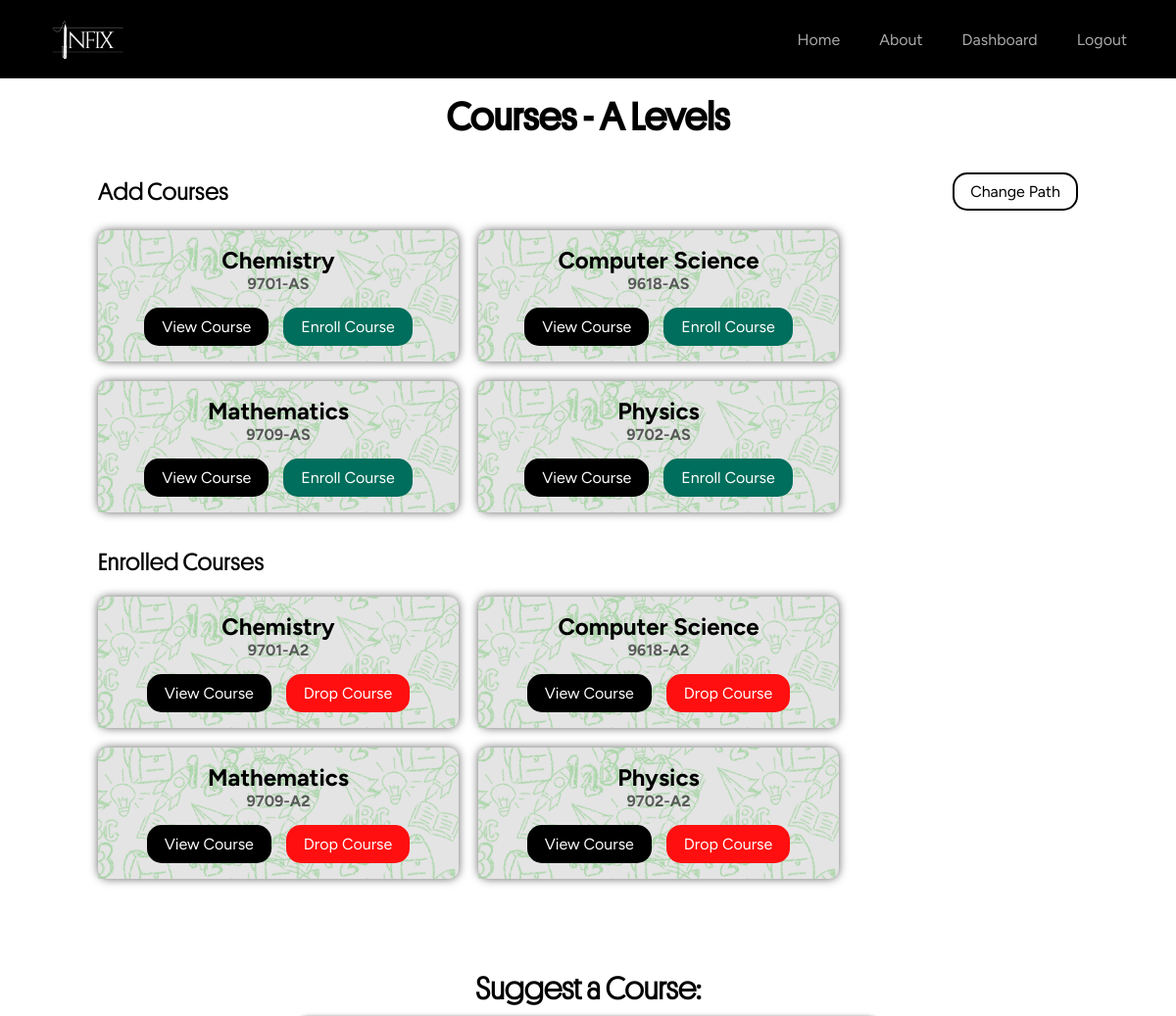
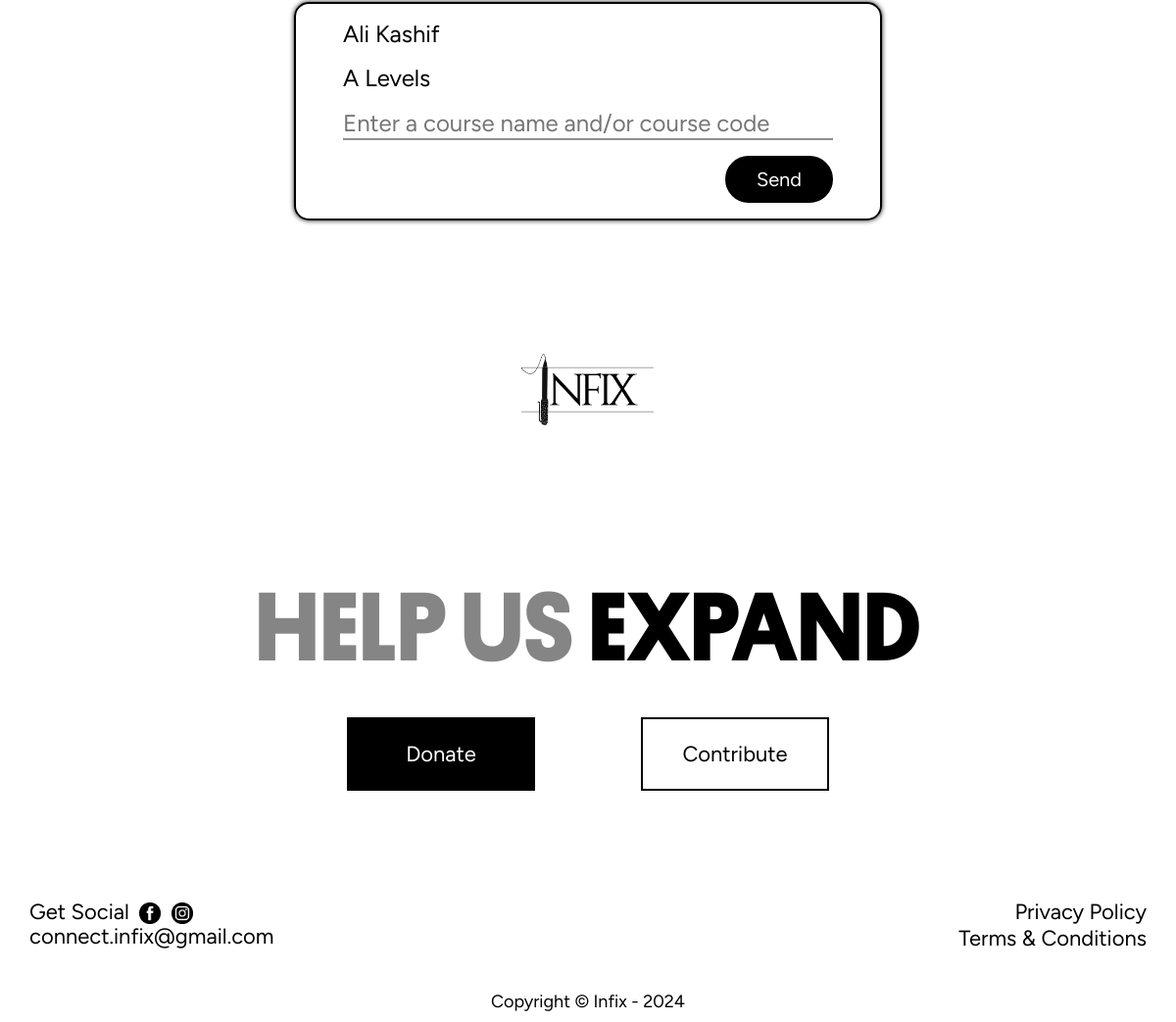
The page /courses (signed in) on the database its author committed (2 pictures, top to bottom).
### tables this page shows
CREATE TABLE paths (
    id INTEGER PRIMARY KEY AUTOINCREMENT,
    name TEXT NOT NULL UNIQUE
);

CREATE TABLE courses (
    id INTEGER PRIMARY KEY AUTOINCREMENT,
    path_id INTEGER NOT NULL,
    name TEXT NOT NULL,
    course_code INTEGER NOT NULL UNIQUE,
    FOREIGN KEY (path_id) REFERENCES paths(id) ON DELETE CASCADE
);

CREATE TABLE users (
    id INTEGER PRIMARY KEY AUTOINCREMENT,
    fullname TEXT NOT NULL,
    username TEXT NOT NULL UNIQUE,
    email TEXT NOT NULL UNIQUE,
    hash TEXT NOT NULL
, google_id TEXT);

### app.py (the view)
@app.route('/courses')
@login_required
def courses():
    user_id = session['user_id']
    result = db.execute("""
        SELECT paths.name AS user_path
        FROM paths
        JOIN user_paths ON paths.id = user_paths.path_id
        WHERE user_paths.user_id = ?
    """, user_id)
    if result:
        path = result[0]["user_path"]
    else:
        flash("Please select a path to view courses")
        return redirect("/selectpath")
    user_path_id = db.execute("SELECT path_id FROM user_paths WHERE user_id = ?", user_id)[0]["path_id"]
    enrolled_courses = db.execute("""
        SELECT courses.name, courses.course_code
        FROM courses
        JOIN user_courses ON courses.id = user_courses.course_id
        JOIN user_paths ON user_paths.user_id = user_courses.user_id
        WHERE user_courses.user_id = ?
        AND courses.path_id = user_paths.path_id
    """, user_id)
    enrolled = len(enrolled_courses) > 0
    other_courses = db.execute("""
        SELECT courses.name, courses.course_code
        FROM courses
        WHERE courses.id NOT IN (
            SELECT user_courses.course_id
            FROM user_courses
            WHERE user_courses.user_id = ?
        ) AND courses.path_id = ?
    """, user_id, user_path_id)
    to_add = len(other_courses) > 0
    user_name = db.execute("SELECT fullname FROM users WHERE id = ?", user_id)[0]['fullname']
    user_email = db.execute("SELECT email FROM users WHERE id = ?", user_id)[0]['email']
    return render_template('courses.html', enrolled_courses=enrolled_courses, other_courses=other_courses, path=path, enrolled = enrolled, to_add = to_add, user_name=user_name, user_email=user_email)

### app.py (called while the page is built)
@app.after_request
def after_request(response):
    response.headers["Cache-Control"] = "no-cache, no-store, must-revalidate"
    response.headers["Expires"] = "0"
    response.headers["Pragma"] = "no-cache"
    return response

### helpers.py (called while the page is built)
def login_required(f):
    @wraps(f)
    def decorated_function(*args, **kwargs):
        if session.get("user_id") is None:
            return redirect("/login")
        return f(*args, **kwargs)
    return decorated_function

### templates/courses.html (shortened to what this page needs)
{% extends 'base.html' %}
{% block styles %}
<link rel="stylesheet" href="{{ url_for('static', filename='css/courses.css') }}">
<link href="https://cdn.jsdelivr.net/npm/remixicon@4.3.0/fonts/remixicon.css" rel="stylesheet"/>
{% endblock %}
{% block HomeActive %}inactive{% endblock %}
{% block content %}
<div id="courses-container">
    <div class="header">
        <h1>Courses - <span class="path-name">{{ path }}</span></h1>
    </div>
    <div class="courses">
        {% if enrolled %}
        <div class="enrolled-courses">
            {% if to_add %}
                <div class="head">Enrolled Courses</div>
            {% else %}
                <div class="add-change">
                    <div class="head">Enrolled Courses</div>
                    <div class="change-path"><a href="/changepath"><button class="change">Change Path</button></a></div>
                </div>
            {% endif %}
            <div class="cards-container">
            {% for course in enrolled_courses %}
            <div class="course-card">
                <h3>{{ course.name }} <br> <div class="course-code">{{ course.course_code }}</div></h3>
                <div class="buttons">
                    <a href="/course/{{ course.course_code | replace(' ', '-') }}">
                        <button class="resume">View Course</button>
                    </a>
                    <a href="/dropcourseconfirmation/{{ course.course_code | replace(' ', '-') }}">
                        <button class="drop">Drop Course</button>
                    </a>
                </div>
                <div class="texture">
                    <img src="../static/images/card-bg.png" alt="">
                  </div>
            </div>
            {% endfor %}
            </div>
        </div>
        {% endif %}
        {% if to_add %}
        <div class="add-courses">
            <div class="add-change">
                <div class="head">Add Courses</div>
                <div class="change-path"><a href="/changepath"><button class="change">Change Path</button></a></div>
            </div>
            <div class="cards-container">
            {% for course in other_courses %}
            <div class="course-card">
                <h3>{{ course.name }} <br> <div class="course-code">{{ course.course_code }}</div></h3>
                <div class="buttons">
                    <a href="/course/{{ course.course_code | replace(' ', '-') }}">
                        <button class="view">View Course</button>
                    </a>
                    <a href="/enrollcourse/{{ course.course_code | replace(' ', '-') }}">
                        <button class="enroll">Enroll Course</button>
                    </a>
                </div>
                <div class="texture">
                    <img src="../static/images/card-bg.png" alt="">
                  </div>
            </div>
            {% endfor %}
            </div>
        </div>
        {% endif %}
    </div>
    <div class="course-input">
        <h1>Suggest a Course: </h1>
        <form method="post" action="/course-recommendation">
            <input type="text" id="name-input" value="{{user_name}}" name="name" readonly>
            <input type="text" id="path-input" value="{{path}}" name="path" readonly>
            <input type="text" id="message" rows = '2' placeholder="Enter a course name and/or course code" required name="course_name" >
            <button type="submit">Send</button>
        </form>
    </div>
</div>
{% endblock %}

### templates/base.html (shortened to what this page needs)
<html lang="en">
<head>
  <link rel="stylesheet" href="{{ url_for('static', filename='css/styles.css') }}">
  <link href="https://cdn.jsdelivr.net/npm/remixicon@4.3.0/fonts/remixicon.css" rel="stylesheet"/>
  {% block styles %}{% endblock %}
</head>
<body>
  {% block nav %}
  <div id="navbar">
    <div class="navbar-content">
      <a href="/" class="logo"><img src="{{ url_for('static', filename='images/White text, no bg.png') }}" alt="Infix Logo" class="infix-logo-nav"></a>
      <div class="nav">
        <ul class="nav-list">
          <li class="nav-item"><a href="/" class="nav-link" id="{% block HomeActive %}active{% endblock %}">Home</a></li>
          <li class="nav-item"><a href="#" class="nav-link" id="{% block AboutActive %}inactive{% endblock %}">About</a></li>
          {% if session.get('user_id') %}
          <li class="nav-item"><a href="/dashboard" class="nav-link" id="{% block DashboardActive %}inactive{% endblock %}">Dashboard</a></li>
            <li class="nav-item"><a href="/logout" class="nav-link">Logout</a></li>
          {% else %}
            <li class="nav-item"><a href="/signup" class="nav-link" id="{% block SignUpActive %}inactive{% endblock %}">Get Started</a></li>
            <li class="nav-item"><a href="/login" class="nav-link" id="{% block LogInActive %}inactive{% endblock %}">Log In</a></li>
          {% endif %}
        </ul>
      </div>
    </div>
  </div>
  {% endblock %}
  {% block content %}
  {% endblock %}
  {% block footer %}
  <div id="footer">
    <div class="infix-logo-top">
      <img src="{{ url_for('static', filename='images/Black text, no bg.png') }}" alt="Infix Logo Black" class="infix-logo">
    </div>
    <div class="help-us">
      <p class="help-us-expand"><span class="gray">HELP US</span> <span class="expand" style="color: black;">EXPAND</span></p>
      <div class="action-buttons">
        <div class="whitebgBtn-contrast donate"><a href="/">Donate</a></div>
        <div class="whitebgBtn contribute"><a href="/">Contribute</a></div>
      </div>
    </div>
    <div class="links">
      <div class="socials">
        <div class="get-social">
          <span class="social-text" style="color: black;">Get Social</span>
          <a href="https://www.facebook.com/infix"><img class="facebook-icon" src="{{ url_for('static', filename='images/Facebook Icon.png') }}" alt="Facebook Icon"></a>
          <a href="https://www.instagram.com/infix"><img class="instagram-icon" src="{{ url_for('static', filename='images/Instagram Icon.png') }}" alt="Instagram Icon"></a>
        </div>
        <p class="contact-email" style="color: black;">connect.infix@gmail.com</p>
      </div>
      <div class="other-links">
        <a href="/privacy" class="privacy-policy">Privacy Policy</a>
        <br>
        <a href="/terms" class="tAndc">Terms & Conditions</a>
      </div>
    </div>
  </div>
  <div class="copyright">Copyright © Infix - 2024</div>
  {% endblock %}
</body>
</html>

### static/css/styles.css (style rules this page uses)
html { scroll-behavior: smooth; font-family: "Figtree", sans-serif; }
* { margin: 0; padding: 0; transition: all ease 0.3s; }
body, html { overflow-x: hidden; }
#navbar { box-sizing: border-box; background-color: #000000; position: fixed; top: 0; width: 100%; z-index: 9999; }
ul { list-style: none; }
a { text-decoration: none; color: inherit; }
.navbar-content { display: flex; align-items: center; justify-content: space-between; padding: 0 50px; min-height: 60px; }
.logo { font-size: 22px; color: #ffffff; font-family: 'Platform-Bold'; }
.infix-logo-nav { height: 80px; }
.nav-list { display: flex; column-gap: 40px; }
.nav-link { color: rgba(225,225,225,0.75); font-size: 16px; transition: color 0.4s; }
.whitebgBtn { position: relative; font-family: 'Figtree'; width: 100px; background: none; font-size: 22px; padding: 1em 2em; border: 2px solid black; transition: all ease 0.5s; display: flex; justify-content: center; align-items: center; }
.whitebgBtn a { color: black; text-align: center; display: block; z-index: 1; }
.whitebgBtn::before { content: ''; position: absolute; inset: 0px 8px; border-left: 2px solid transparent; border-right: 2px solid transparent; transition: all ease 0.5s; z-index: 0; }
.whitebgBtn::after { content: ''; position: absolute; inset: 8px 0px; border-top: 2px solid transparent; border-bottom: 2px solid transparent; transition: all ease 0.5s; z-index: 0; }
.whitebgBtn-contrast { position: relative; font-family: 'Figtree'; background-color: black; width: 100px; font-size: 22px; padding: 1em 2em; border: 2px solid black; transition: all ease 0.5s; }
.whitebgBtn-contrast a { color: white; display: flex; justify-content: center; align-items: center; z-index: 1; }
.whitebgBtn-contrast::before { content: ''; position: absolute; inset: 0px 8px; border-left: 2px solid transparent; border-right: 2px solid transparent; transition: all ease 0.5s; z-index: 0; }
.whitebgBtn-contrast::after { content: ''; position: absolute; inset: 8px 0px; border-top: 2px solid transparent; border-bottom: 2px solid transparent; transition: all ease 0.5s; z-index: 0; }
#footer { background-color: #ffffff; padding: 0; display: flex; flex-direction: column; justify-content: space-between; min-height: 85vh; }
.infix-logo-top { display: flex; justify-content:center; }
.infix-logo-top > .infix-logo { width: 150px; height: 150px; }
.help-us { display: flex; flex-direction: column; justify-content: space-between; align-items: center; }
.help-us-expand { font-size: 100px; font-family: 'Platform-Bold'; margin: 30px; }
.gray { color: #858585; }
.action-buttons { display: flex; width: 600px; justify-content: space-around; }
.facebook-icon, .instagram-icon { width: 22px; height: 22px; padding-left: 5px; margin-bottom: -5px; }
.links { font-size: 22px; display: flex; justify-content: space-between; margin: 30px; }
.contact-email { margin-top: -2px; }
.other-links { text-align: right; }
a { text-decoration: none; color: #000000; }
.copyright { display: flex; justify-content: center; padding: 10px; font-size: 18px; color: black; background-color: white; }

### rows shown on the page
paths: name "A Levels", path "A Levels"
courses: name "Chemistry", course_code "9701-A2"
courses: name "Computer Science", course_code "9618-A2"
courses: name "Mathematics", course_code "9709-A2"
courses: name "Physics", course_code "9702-A2"
courses: name "Chemistry", course_code "9701-AS"
courses: name "Computer Science", course_code "9618-AS"
courses: name "Mathematics", course_code "9709-AS"
courses: name "Physics", course_code "9702-AS"
users: name "Ali Kashif"
